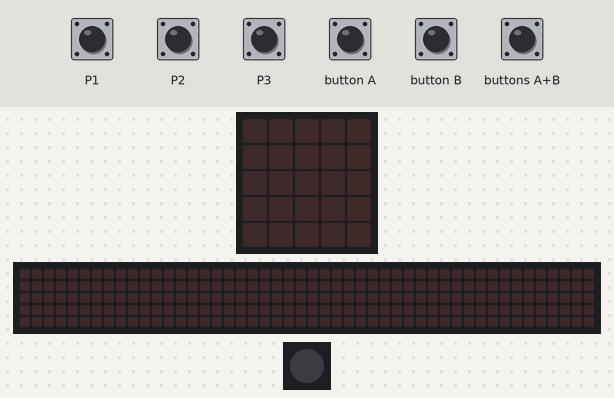
Bench run of a program on a simulated Calliope mini (MakeCode). Shown: the board's 5×5 LED display, a strip that is not on the board, showing the scrolling text unrolled, 1 RGB LEDs in strip order, left to right. The inputs (shaded band) are chosen by the test bench. The 48×5 strip is a reading aid, not a part: it shows the text the display is scrolling, unrolled, one strip-width of it at a time.

Above: at 5.0 s.
5.1 s: touch pin P1 pressed for 0.15 s
At 7.57 s:
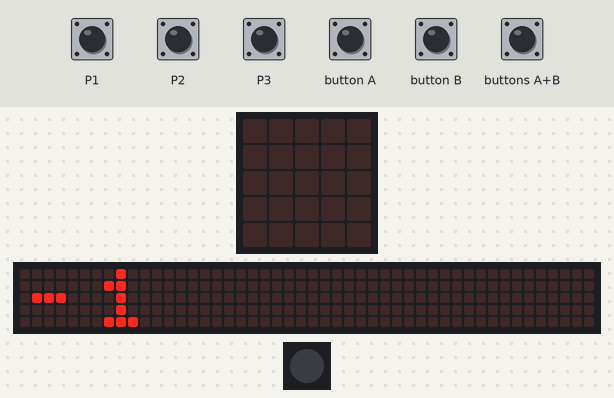
8.1 s: button A pressed for 0.15 s
At 8.9 s:
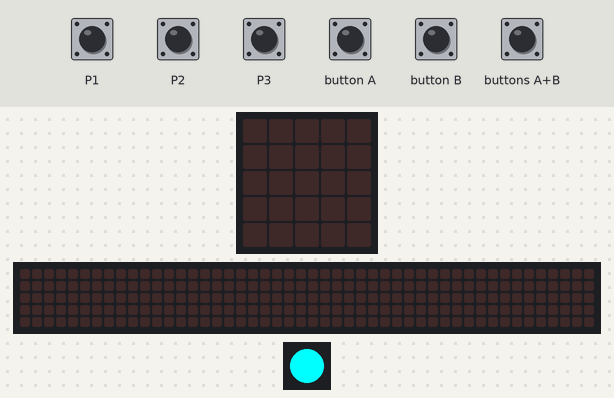
9.8 s: touch pin P2 pressed for 0.15 s
At 10.1 s:
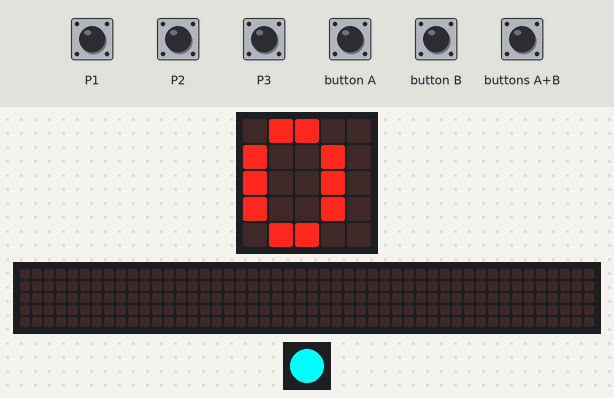
12.3 s: touch pin P1 pressed for 1 s
At 12.67 s:
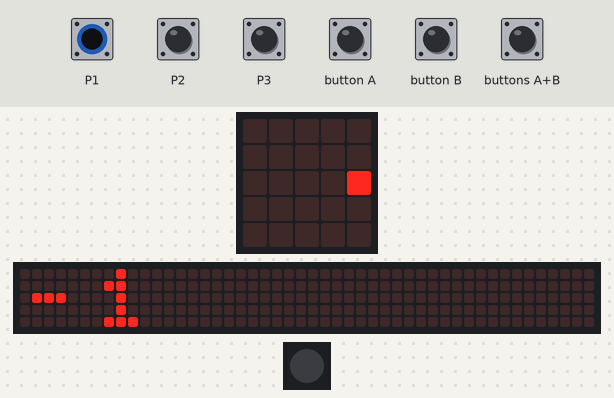
15.3 s: button B pressed for 0.15 s
At 16.7 s:
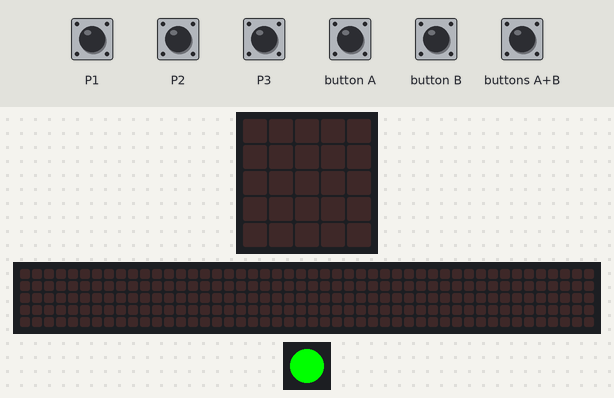
17.0 s: touch pin P1 pressed for 0.15 s
At 19.47 s:
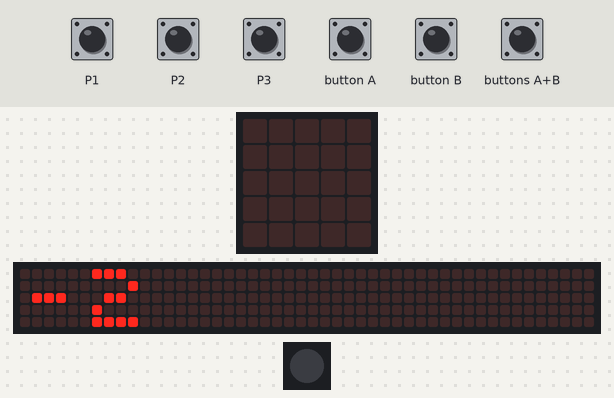
Timing chart, 0 to 21.0 s (numbered marks = the images above; inputs shaded):
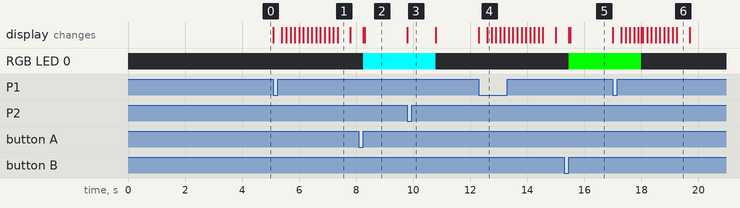

The program:

main.ts
```typescript
input.onButtonEvent(Button.A, input.buttonEventClick(), function () {
    Wort = "" + Wort + "."
    basic.setLedColor(0x00ffff)
    basic.showLeds(`
        . . . . .
        . # # # .
        . # # # .
        . # # # .
        . . . . .
        `)
    basic.pause(1000)
    basic.clearScreen()
    basic.turnRgbLedOff()
})
input.onButtonEvent(Button.AB, input.buttonEventClick(), function () {
    radio.sendString(Wort)
    basic.pause(100)
    Wort = ""
    basic.setLedColor(0xff0000)
    music.playMelody("C E G C5 C5 G E C ", 120)
    basic.pause(1000)
    basic.turnRgbLedOff()
})
input.onButtonEvent(Button.B, input.buttonEventClick(), function () {
    Wort = "" + Wort + "-"
    basic.setLedColor(0x00ff00)
    basic.showLeds(`
        . . . . .
        . . . . .
        # # # # #
        . . . . .
        . . . . .
        `)
    basic.pause(1000)
    basic.clearScreen()
    basic.turnRgbLedOff()
})
radio.onReceivedString(function (receivedString) {
    music.playMelody("C5 A F C C F A C5 ", 120)
    for (let zeichen of receivedString) {
        if (zeichen == "-") {
            basic.showLeds(`
                . . . . .
                . . . . .
                # # # # #
                . . . . .
                . . . . .
                `)
            basic.pause(500)
            basic.clearScreen()
            basic.pause(100)
        }
        if (zeichen == ".") {
            basic.showLeds(`
                . . . . .
                . # # # .
                . # # # .
                . # # # .
                . . . . .
                `)
            basic.pause(500)
            basic.clearScreen()
            basic.pause(100)
        }
    }
})
let Wort = ""
let Gruppe_merk = 0
while (!(input.pinIsPressed(TouchPin.P3))) {
    if (input.pinIsPressed(TouchPin.P1)) {
        radio.setGroup(0 - 1)
        Gruppe_merk += 0 - 1
        basic.showNumber(Gruppe_merk)
        basic.pause(500)
        basic.clearScreen()
    }
    if (input.pinIsPressed(TouchPin.P2)) {
        radio.setGroup(0 + 1)
        Gruppe_merk += 0 + 1
        basic.showNumber(Gruppe_merk)
        basic.pause(500)
        basic.clearScreen()
    }
}
```

test.ts
```typescript
// Hier kann man Tests durchführen; diese Datei wird nicht kompiliert, wenn dieses Paket als Erweiterung verwendet wird.
```

Measured:
- after the input at 5.1 s, the display: changes at once (image 1)
- after the input at 8.1 s, RGB LED 0: off → RGB(0, 255, 255) after 0.15 s; the display: first changes after 0.15 s (image 2 shows a later state)
- after the input at 9.8 s, RGB LED 0: RGB(0, 255, 255) → off after 1.0 s; the display: changes at once (image 3)
- after the input at 12.3 s, the display: first changes at once (image 4 shows a later state)
- after the input at 15.3 s, RGB LED 0: off → RGB(0, 255, 0) after 0.15 s; the display: first changes after 0.15 s (image 5 shows a later state)
- after the input at 17.0 s, RGB LED 0: RGB(0, 255, 0) → off after 1.0 s; the display: first changes at once (image 6 shows a later state)
- what the display in image 1 shows lasts 0.4 s, from 7.4 s to 7.8 s
